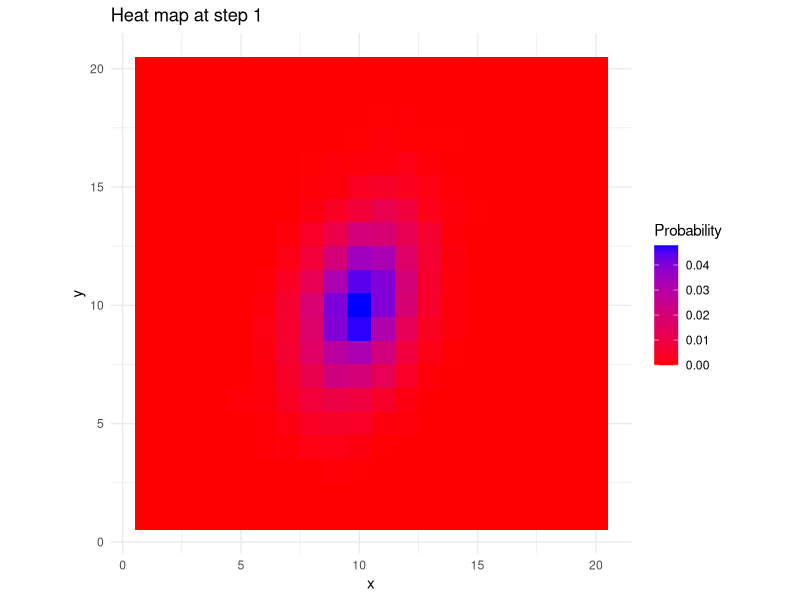
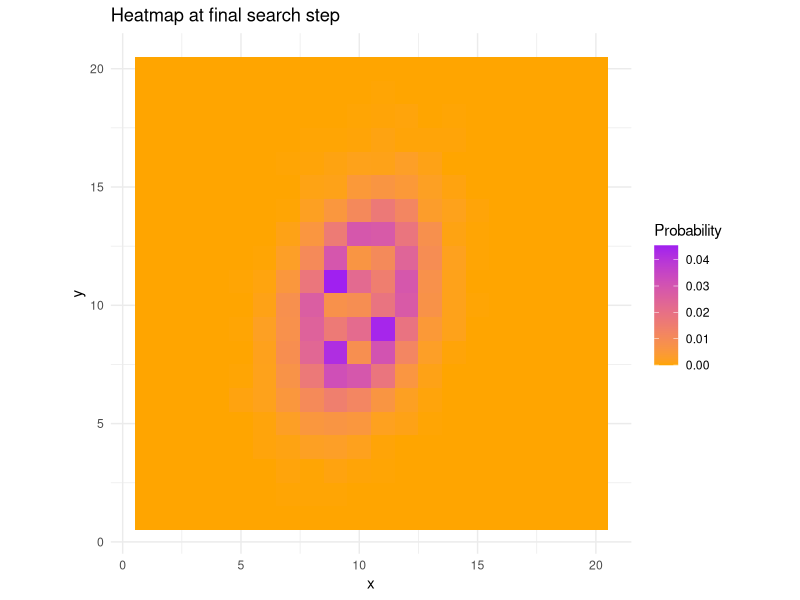
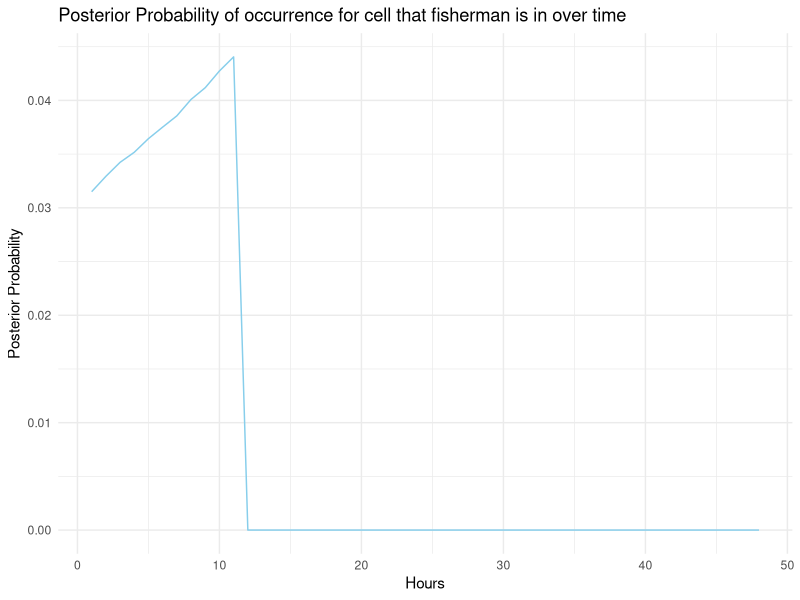

These figures' R source, in order:
## ---- chunk 1
#### Required Functions provided by Jake####
set.seed(123)
library(ggplot2)
library(MASS)

#### Data Generating Functions ####

generate_lost <- function(grid_size, nsims){
  
  # Function to generate the prior distribution for the 
  # location of the lost fisherman
  # Args: 
  #       grid_size: the dimensions of the square search grid
  #       nsims: number of samples to base the prior distribution on
  
  mu_vec  <- c(grid_size/2, grid_size/2)
  sig_mat <- matrix(c(2, 1, 5, 5), 2,2)
  
  dat <- mvrnorm(nsims, mu_vec, sig_mat)
  dat <- round(abs(dat))
  head(dat)
  summary(as.data.frame(dat))
  prior <- matrix(rep(0,grid_size^2), grid_size, grid_size)
  for (i in 1:NROW(dat)){
    
    if (dat[i,1] < grid_size & dat[i,2] < grid_size){
      prior[dat[i,1], dat[i,2]] <- prior[dat[i,1], dat[i,2]] + 1
    }
    
  }
  prior <- prior/sum(prior)
  return(prior)
}

generate_fisherman <- function(grid_size){
  
  # Function to generate the true location of the lost fisherman.
  # This should not effect the search decision in any way!! It is unkown
  # to the search crew.
  # Args: 
  #       grid_size: the dimensions of the square search grid

  mu_vec  <- c(grid_size/2, grid_size/2)
  sig_mat <- matrix(c(2, 1, 5, 5), 2,2)
  
  location  <- round(mvrnorm(1, mu_vec, sig_mat))
  true_grid <- matrix(rep(0, grid_size^2), grid_size, grid_size)
  true_grid[location[1], location[2]] <- 1
  
  return(true_grid)
}

#### Simulation ####

search_size <- 20
unifs <- runif(search_size^2, min = 0.6, max = 0.9)
##Step 2 - gain detection distribution
detect_pr <- matrix(unifs, ncol = search_size)

## ---- chunk 2
##step 1 - prior of experts
prior <- generate_lost(search_size,10000)
#get fishermans location 
fish_grid <- generate_fisherman(search_size)
cell <- which(fish_grid == 1,arr.ind=TRUE)
rowf <- cell[1]
colf <- cell[2]

max_hours <- 48
post_tracker <- numeric(max_hours)
fishermanfound <- FALSE
prior1 <- prior
###at the start your prior is your posterior
posterior <- prior
df_prior <- expand.grid(x = 1:search_size, y = 1:search_size)
df_prior$value <- as.vector(prior1)
ggplot(df_prior, aes(x = x, y = y, fill = value)) +
  geom_tile() +
  scale_fill_gradient(low = "red", high = "blue") +
  coord_fixed() +
  labs(title = "Heat map at step 1", fill = "Probability") +
  theme_minimal()
## ---- chunk 3
for (i in 1:max_hours){
  ##step 3 - merge 2 distributions  
  ##posterior initially prior ,we use the previous posterior as the new prior
  grid <- posterior*detect_pr
  ##step 4 - search cell with highest probabibility
  #cell_check <- which(grid == 1,arr.ind=TRUE)
  ##finding the index with the highest probability
  cell_check <- arrayInd(which.max(grid), dim(grid))
  row <- cell_check[1]
  col <- cell_check[2]
 ##check if fisherman is in the cell
  if(fish_grid[row,col]==1){
    ##use detection pr check if we find fisherman given he is in the cell.
    ##1 sample,1 trial using highest probability of cells
    detected <- rbinom(1, 1, detect_pr[row, col])
  }
    else {
      detected <- 0
    }
  post_tracker[i] <- posterior[rowf,colf]
  
  #step 5 - if not detected update using Bayes
  if (detected == 1) {
    #cat("Fisherman here", i, "in cell (", row, ",", col, ")\n")
    fishermanfound <- TRUE
    break
  }
  pi <- detect_pr[row,col]
  posterior[row,col] <- ((1-pi)*posterior[row,col])/(1 - pi * posterior[row, col])
  posterior[-row, -col] <- posterior[-row, -col] / (1 - pi * posterior[row, col])
  ##normalising posterior values
  posterior <- posterior/sum(posterior)
}
## ---- chunk 4
df_posterior <- expand.grid(x = 1:search_size, y = 1:search_size)
df_posterior$value <- as.vector(posterior)
ggplot(df_posterior, aes(x = x, y = y, fill = value)) +
  geom_tile() +
  scale_fill_gradient(low = "orange", high = "purple") +
  coord_fixed() +
  labs(title = "Heatmap at final search step", fill = "Probability") +
  theme_minimal()

## ---- chunk 5
df_posttrack <- data.frame(hours=1:max_hours,posterior = post_tracker)
ggplot(df_posttrack,aes(x=hours,y=posterior))+geom_line(color="skyblue")+labs(title = "Posterior Probability of occurrence for cell that fisherman is in over time",x = "Hours",y = "Posterior Probability") + theme_minimal()
